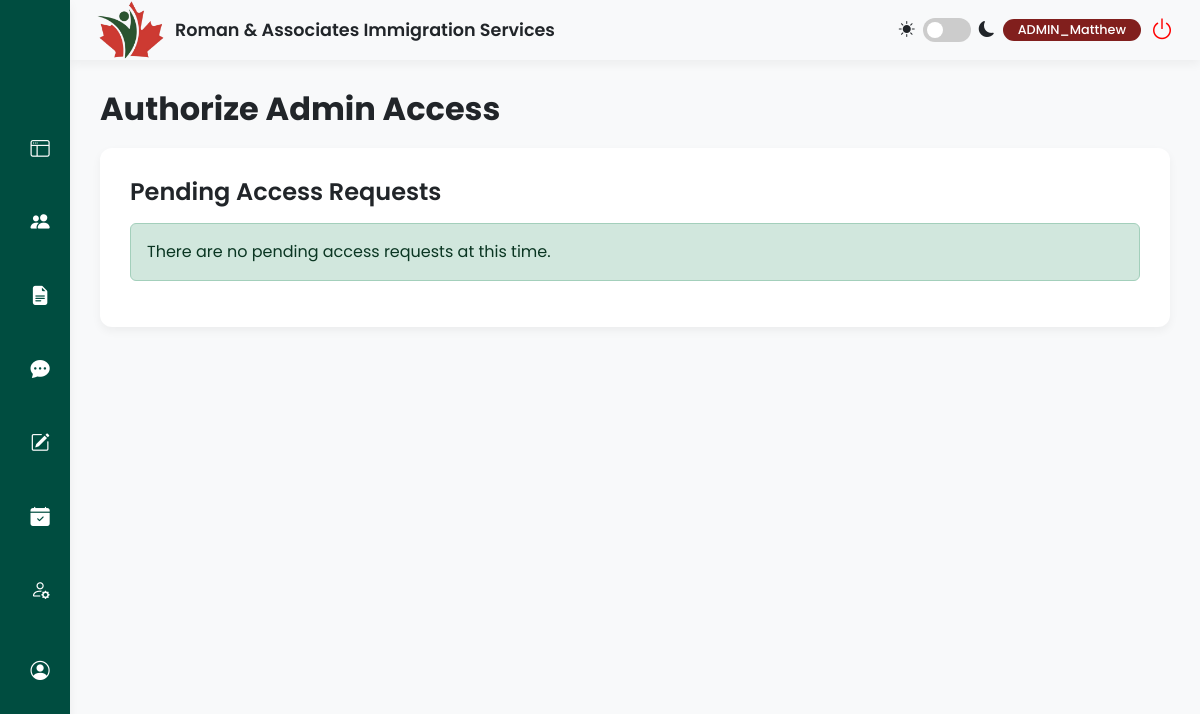
The app's page /admin/authorize_admin.php (signed in), older data.
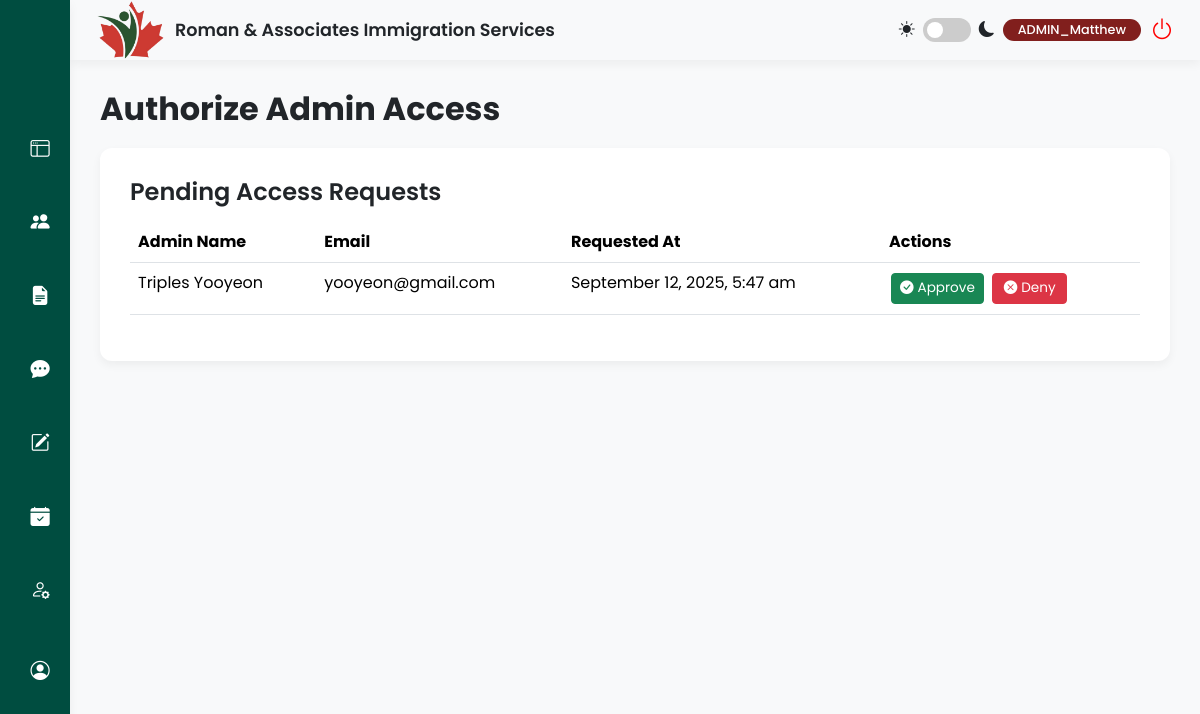
The same page, newer data.
### tables this page shows
CREATE TABLE `admin_access_requests` (
  `id` int(11) NOT NULL,
  `admin_user_id` int(11) NOT NULL,
  `requested_at` timestamp NOT NULL DEFAULT current_timestamp(),
  `status` enum('pending','approved','denied') NOT NULL DEFAULT 'pending',
  `authorized_by_superadmin_id` int(11) DEFAULT NULL,
  `authorized_at` timestamp NULL DEFAULT NULL
);

CREATE TABLE `users` (
  `id` int(11) NOT NULL,
  `firstName` varchar(50) NOT NULL,
  `lastName` varchar(50) NOT NULL,
  `address` varchar(255) NOT NULL,
  `phone` varchar(20) NOT NULL,
  `email` varchar(100) NOT NULL,
  `password` varchar(255) NOT NULL,
  `profileImage` varchar(255) DEFAULT NULL,
  `location` varchar(255) DEFAULT NULL,
  `birthday` date DEFAULT NULL,
  `facebook` varchar(255) DEFAULT NULL,
  `instagram` varchar(255) DEFAULT NULL,
  `gmail` varchar(255) DEFAULT NULL,
  `email_notifications` tinyint(1) NOT NULL DEFAULT 1,
  `dark_mode` tinyint(1) NOT NULL DEFAULT 0,
  `documents_uploaded` tinyint(1) NOT NULL DEFAULT 0,
  `profile_picture_uploaded` tinyint(1) NOT NULL DEFAULT 0,
  `birthday_added` tinyint(1) NOT NULL DEFAULT 0,
  `social_links_added` tinyint(1) NOT NULL DEFAULT 0,
  `has_seen_tour` tinyint(1) NOT NULL DEFAULT 0,
  `role` varchar(50) NOT NULL DEFAULT 'client',
  `status` varchar(50) NOT NULL DEFAULT 'Inactive',
  `last_login` datetime DEFAULT NULL,
  `last_activity` datetime DEFAULT NULL,
  `reset_token_hash` varchar(64) DEFAULT NULL,
  `reset_token_expires_at` datetime DEFAULT NULL
);

### admin/authorize_admin.php (the view, shortened to what this page needs)
<?php
require_once '../config.php';
$pending_requests = [];
$sql = "SELECT r.id, r.requested_at, u.firstName, u.lastName, u.email
        FROM admin_access_requests r
        JOIN users u ON r.admin_user_id = u.id
        WHERE r.status = 'pending'
        ORDER BY r.requested_at ASC";
if ($result = $conn->query($sql)) {
    while ($row = $result->fetch_assoc()) {
        $pending_requests[] = $row;
    }
}
?>
<!doctype html>
<html lang="en">
<head>
    <link href="https://cdn.jsdelivr.net/npm/bootstrap@5.3.3/dist/css/bootstrap.min.css" rel="stylesheet">
    <link rel="stylesheet" href="https://cdn.jsdelivr.net/npm/bootstrap-icons@1.11.3/font/bootstrap-icons.min.css">
    <link rel="stylesheet" href="style.css">
</head>
<body>
    <div class="main-wrapper">
        <?php require_once 'sidebar.php'; ?>
        <div class="content-area">
            <?php require_once 'header.php'; ?>
            <main class="main-content">
                <h1>Authorize Admin Access</h1>
                <div class="content-card">
                    <h2>Pending Access Requests</h2>
                    <?php if (empty($pending_requests)) : ?>
                        <div class="alert alert-success mt-3" role="alert">
                            There are no pending access requests at this time.
                        </div>
                    <?php else : ?>
                        <div class="table-responsive">
                            <table class="table table-hover">
                                <thead>
                                    <tr>
                                        <th>Admin Name</th>
                                        <th>Email</th>
                                        <th>Requested At</th>
                                        <th>Actions</th>
                                    </tr>
                                </thead>
                                <tbody>
                                    <?php foreach ($pending_requests as $request) : ?>
                                        <tr>
                                            <td><?php echo htmlspecialchars($request['firstName'] . ' ' . $request['lastName']); ?></td>
                                            <td><?php echo htmlspecialchars($request['email']); ?></td>
                                            <td><?php echo date('F j, Y, g:i a', strtotime($request['requested_at'])); ?></td>
                                            <td>
                                                <form method="POST" action="authorize_admin.php" class="d-inline">
                                                    <button type="submit" name="action" value="approve" class="btn btn-sm btn-success"><i class="bi bi-check-circle-fill me-1"></i>Approve</button>
                                                </form>
                                                <form method="POST" action="authorize_admin.php" class="d-inline">
                                                    <button type="submit" name="action" value="deny" class="btn btn-sm btn-danger"><i class="bi bi-x-circle-fill me-1"></i>Deny</button>
                                                </form>
                                            </td>
                                        </tr>
                                    <?php endforeach; ?>
                                </tbody>
                            </table>
                        </div>
                    <?php endif; ?>
                </div>
            </main>
        </div>
    </div>
</body>
</html>

Row changes from the older to the newer data that the page shows:
added admin_access_requests: admin_user.lastName "Triples Yooyeon", admin_user.email "yooyeon@gmail.com", requested_at "September 12, 2025, 5:47 am"
Text that changed along with them:
text no longer shown: "There are no pending access requests at this time."
text now shown: "Admin Name Email Requested At Actions"
